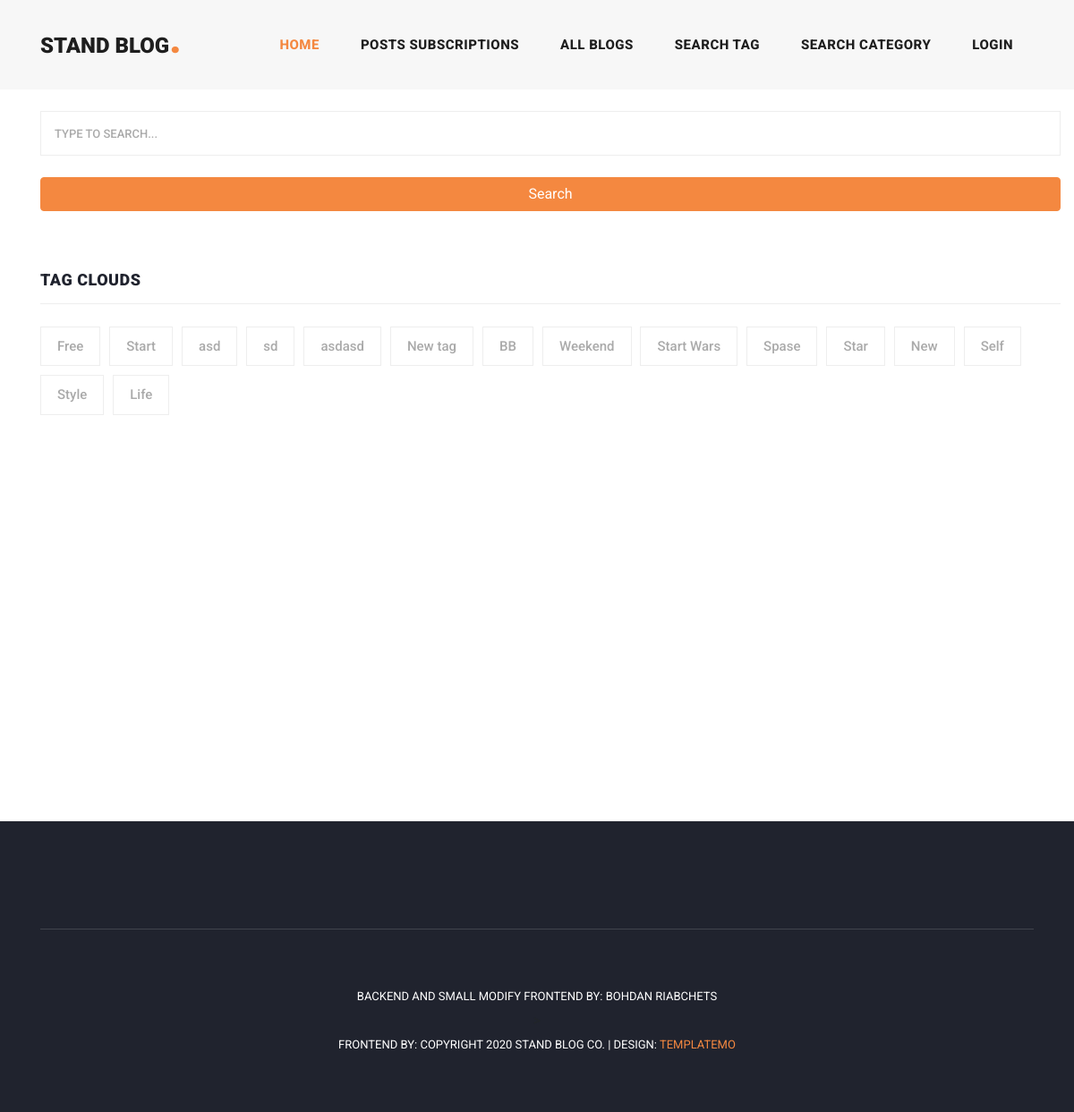
Page /tags-all/ on the earlier database version.
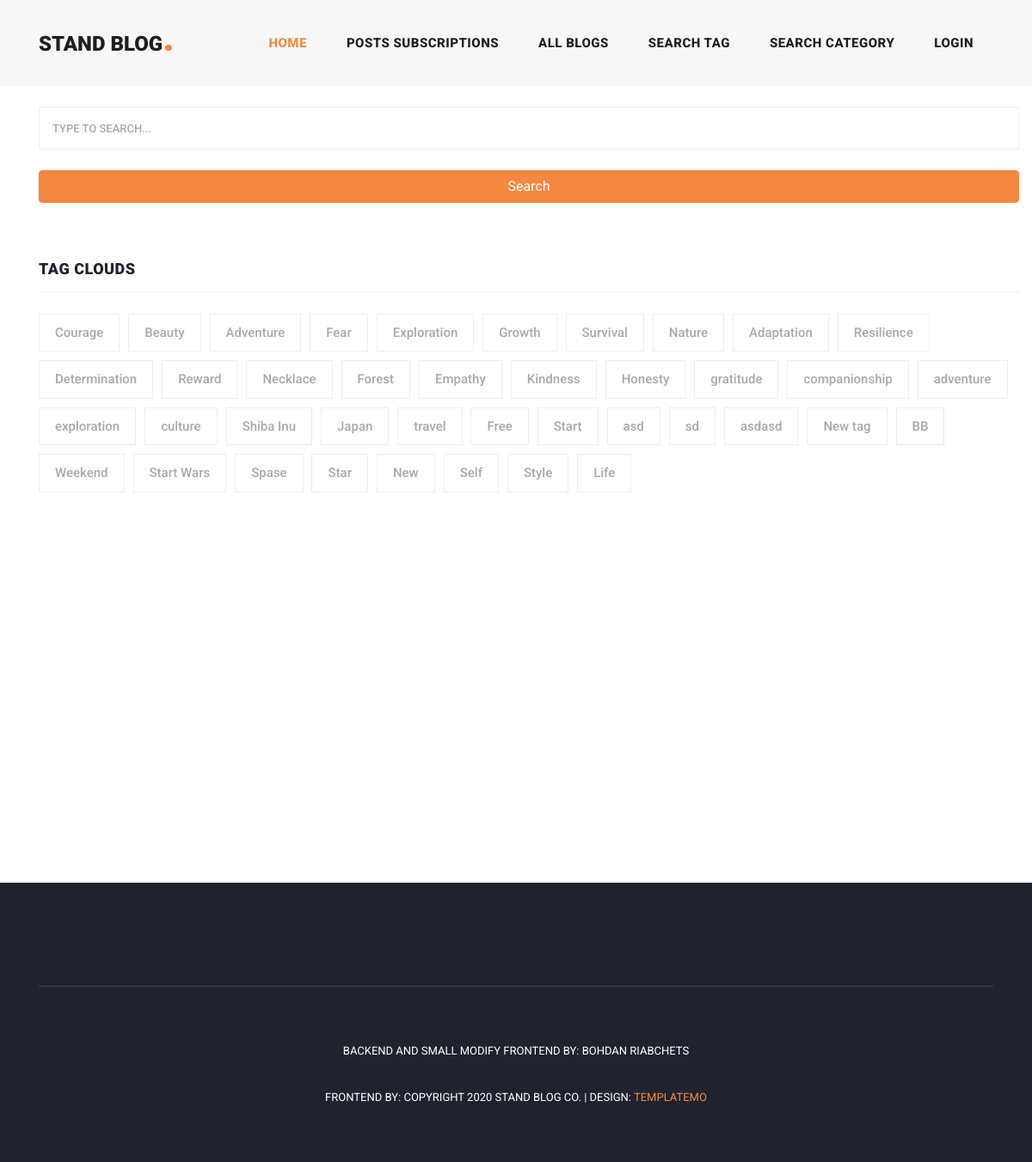
Same page on the later database version.
### blog/models.py (models this page shows)
class Tag(models.Model):
    blog = models.ManyToManyField(Blog, related_name='tag')
    tag = models.CharField(max_length=150)
    def __str__(self):
        return self.tag

### blog/views.py (the view)
# urls.py: path('tags-all/', views.BlogAllTagView.as_view(), name='blog-all-tag'),
class BlogAllTagView(generic.ListView):
    model = Tag
    template_name = 'blog/blog_tag_all.html'
    context_object_name = 'tag'
    def get_queryset(self):
        queryset = super().get_queryset()
        query = self.request.GET.get('q')
        if query:
            return queryset.filter(Q(tag__icontains=query))
        return queryset.order_by('-id')

### blog/templates/blog/blog_tag_all.html (shortened to what this page needs)
{% extends 'base.html' %}
{% block content %}
{% load static %}
<div class="main-banner header-text">
</div>
<section class="blog-posts">
    <div class="container">
        <div class="row">
            <div class="sidebar">
                <div class="row">
                    <div class="all-blog-posts">
                        <div class="row">
                            <div class="col-lg-12">
                                <div class="sidebar-item search">
                                    <form id="search_form" name="gs" method="GET">
                                        <input type="text" name="q" id="q" class="searchText"
                                               placeholder="type to search..."
                                               autocomplete="on"
                                               value="{{ q }}">
                                        <button type="submit" class="btn btn-primary full-width">Search</button>
                                    </form>
                                </div>
                                <div class="blog-post">
                                    <div class="sidebar-item tags">
                                        <div class="sidebar-heading">
                                            <h2>Tag Clouds</h2>
                                        </div>
                                        <div class="content">
                                            <ul>
                                                {% for tag in tag %}
                                                <li><a href="{% url 'blog-tag-detail' tag.pk %}">{{ tag }}</a></li>
                                                {% endfor %}
                                            </ul>
                                        </div>
                                    </div>
                                </div>
                            </div>
                        </div>
                    </div>
                    <div class="col-lg-4">
                        <div class="sidebar">
                            <div class="row">
                                <div class="col-lg-12">
                                    <div class="sidebar-item recent-posts">
                                        <div class="sidebar-heading">
                                            <br>
                                            <br>
                                        </div>
                                    </div>
                                </div>
                            </div>
                        </div>
                    </div>
                </div>
            </div>
        </div>
    </div>
</section>
<section class="blog-posts grid-system">
    <div class="container">
        <div class="row">
            <div class="col-lg-8">
                <br>
                <br>
                <br>
                <br>
            </div>
        </div>
    </div>
</section>
{% endblock %}

Differences in the rows shown:
added Tag: tag "Courage"
added Tag: tag "Beauty"
added Tag: tag "Adventure"
added Tag: tag "Fear"
added Tag: tag "Exploration"
added Tag: tag "Growth"
added Tag: tag "Survival"
added Tag: tag "Nature"
added Tag: tag "Adaptation"
added Tag: tag "Resilience"
added Tag: tag "Determination"
added Tag: tag "Reward"
added Tag: tag "Necklace"
added Tag: tag "Forest"
added Tag: tag "Empathy"
added Tag: tag "Kindness"
added Tag: tag "Honesty"
added Tag: tag "gratitude"
added Tag: tag "companionship"
added Tag: tag "adventure"
added Tag: tag "exploration"
added Tag: tag "culture"
added Tag: tag "Shiba Inu"
added Tag: tag "Japan"
added Tag: tag "travel"
